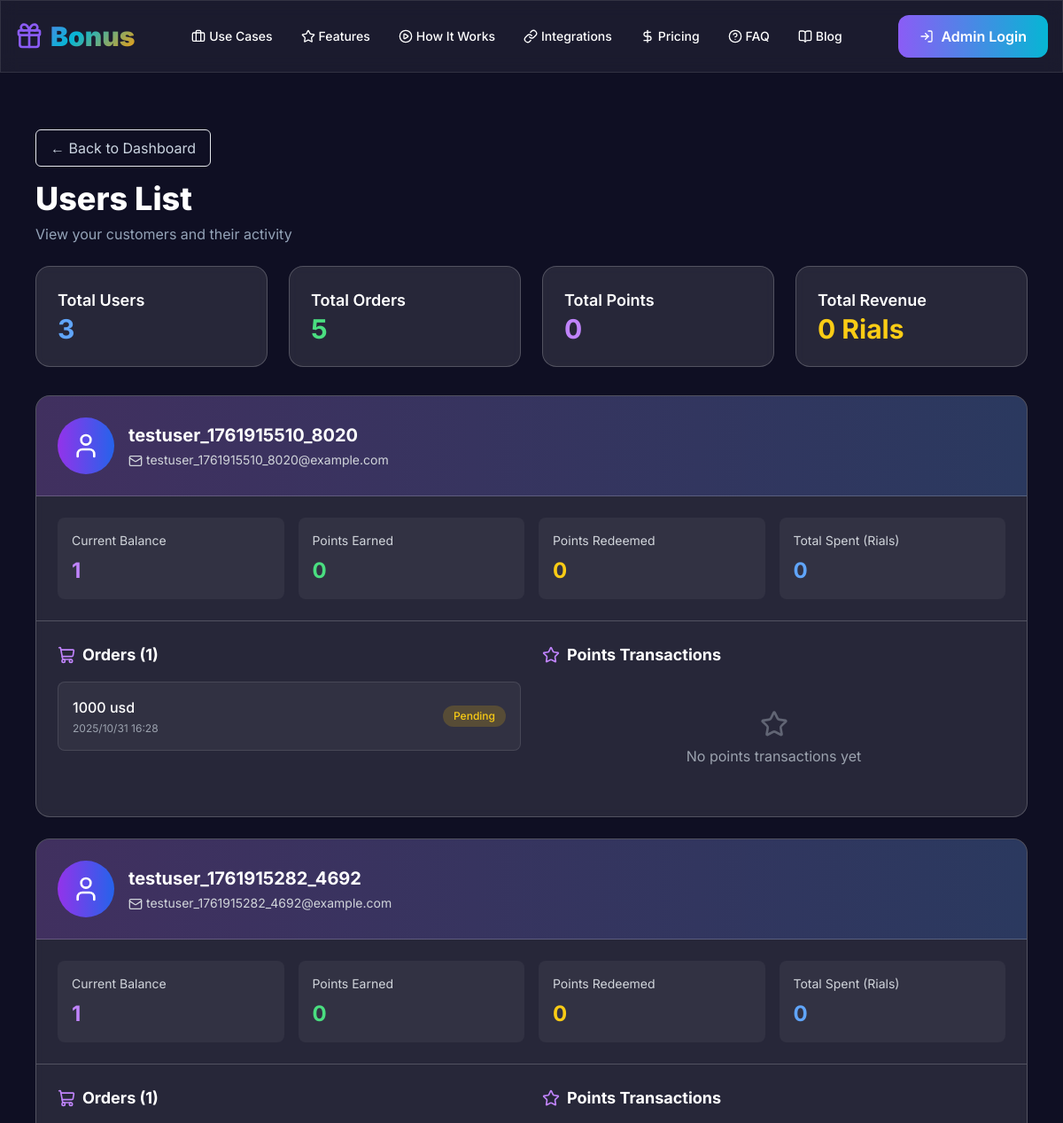
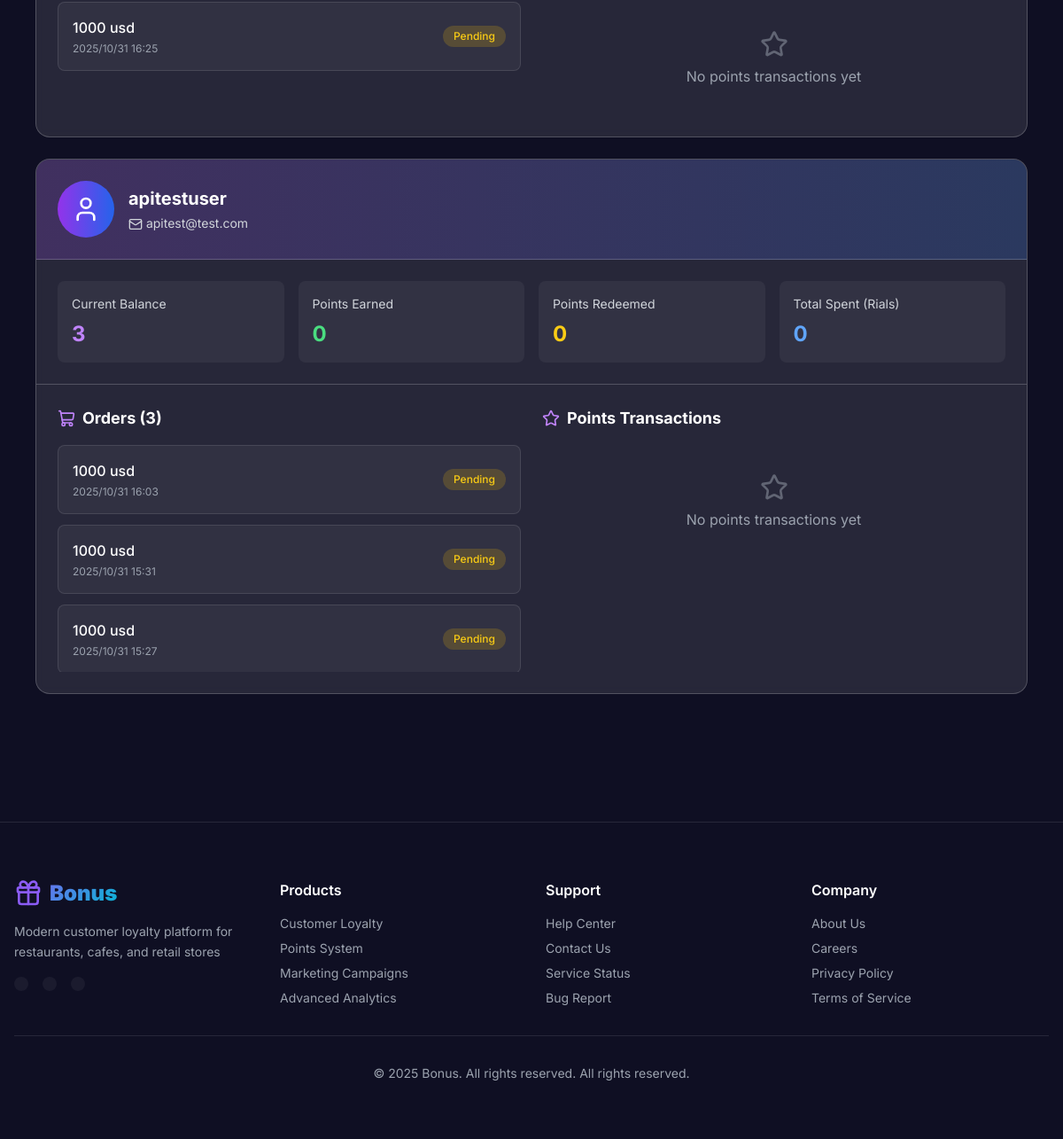
Page /partners/users/ (signed in) on the committed database (2 pictures, top to bottom).
### payments/models.py (models this page shows, shortened)
class Order(models.Model):
    class Status(models.TextChoices):
        PENDING = "pending", "Pending"
        PAID = "paid", "Paid"
        FAILED = "failed", "Failed"
    user = models.ForeignKey(User, on_delete=models.SET_NULL, null=True, blank=True)
    business = models.ForeignKey(Business, on_delete=models.CASCADE, related_name="orders")
    amount_cents = models.PositiveIntegerField()
    currency = models.CharField(max_length=8, default="USD")
    status = models.CharField(max_length=16, choices=Status.choices, default=Status.PENDING)
    external_id = models.CharField(max_length=128, blank=True)
    created_at = models.DateTimeField(auto_now_add=True)
    updated_at = models.DateTimeField(auto_now=True)

### partners/views.py (the view)
# urls.py: path("users/", views.users_list, name="users_list"),
@login_required
def users_list(request):
    business = _get_active_business(request)
    if not business:
        return render(request, 'partners/users_list.html', {
            'business': None,
            'customers': [],
            'message': 'No business found. Please register a business first.'
        })
    wallets = Wallet.objects.filter(business=business).select_related(
        'customer', 'customer__user', 'business'
    ).prefetch_related(
        'points_transactions'
    )
    customers_data = []
    for wallet in wallets:
        customer = wallet.customer
        user = customer.user
        orders = Order.objects.filter(
            business=business,
            user=user
        ).order_by('-created_at')
        points_transactions = PointsTransaction.objects.filter(
            wallet=wallet
        ).order_by('-created_at')
        total_points_earned = points_transactions.filter(points__gt=0).aggregate(
            total=Sum('points')
        )['total'] or 0
        total_points_redeemed = abs(points_transactions.filter(points__lt=0).aggregate(
            total=Sum('points')
        )['total'] or 0)
        total_spent = orders.filter(status=Order.Status.PAID).aggregate(
            total=Sum('amount_cents')
        )['total'] or 0
        customers_data.append({
            'customer': customer,
            'user': user,
            'wallet': wallet,
            'business': business,
            'orders': orders[:10],  # آخرین 10 خرید
            'total_orders': orders.count(),
            'points_transactions': points_transactions[:10],  # آخرین 10 تراکنش امتیاز
            'total_points_earned': total_points_earned,
            'total_points_redeemed': total_points_redeemed,
            'current_balance': wallet.stamp_count,
            'total_spent': total_spent,
            'last_order_date': orders.first().created_at if orders.exists() else None,
            'last_transaction_date': points_transactions.first().created_at if points_transactions.exists() else None,
        })
    customers_data.sort(key=lambda x: (
        x['last_transaction_date'] or timezone.now() - timezone.timedelta(days=365),
        x['last_order_date'] or timezone.now() - timezone.timedelta(days=365)
    ), reverse=True)
    total_orders_all = sum(c['total_orders'] for c in customers_data)
    total_points_earned_all = sum(c['total_points_earned'] for c in customers_data)
    total_spent_all = sum(c['total_spent'] for c in customers_data)
    return render(request, 'partners/users_list.html', {
        'business': business,
        'customers': customers_data,
        'total_orders_all': total_orders_all,
        'total_points_earned_all': total_points_earned_all,
        'total_spent_all': total_spent_all,
    })

### templates/partners/users_list.html (shortened to what this page needs)
{% extends 'base.html' %}
{% block content %}
<div class="max-w-6xl mx-auto px-4 py-16">
  <div class="mb-6">
    <a href="/partners/dashboard/" class="inline-flex items-center px-4 py-2 rounded-md border hover:bg-slate-100 hover:text-slate-900 transition text-slate-300 mb-4">← Back to Dashboard</a>
    <h1 class="text-4xl font-extrabold text-white">Users List</h1>
    <p class="mt-2 text-slate-400">View your customers and their activity</p>
  </div>
  {% if customers %}
  <div class="grid grid-cols-1 md:grid-cols-4 gap-6 mb-8">
    <div class="p-6 rounded-2xl border bg-white/10 backdrop-blur-sm border-white/20">
      <h3 class="text-lg font-semibold text-white">Total Users</h3>
      <p class="text-3xl font-bold text-blue-400">{{ customers|length }}</p>
    </div>
    <div class="p-6 rounded-2xl border bg-white/10 backdrop-blur-sm border-white/20">
      <h3 class="text-lg font-semibold text-white">Total Orders</h3>
      <p class="text-3xl font-bold text-green-400">{{ total_orders_all|default:0 }}</p>
    </div>
    <div class="p-6 rounded-2xl border bg-white/10 backdrop-blur-sm border-white/20">
      <h3 class="text-lg font-semibold text-white">Total Points</h3>
      <p class="text-3xl font-bold text-purple-400">{{ total_points_earned_all|default:0 }}</p>
    </div>
    <div class="p-6 rounded-2xl border bg-white/10 backdrop-blur-sm border-white/20">
      <h3 class="text-lg font-semibold text-white">Total Revenue</h3>
      <p class="text-3xl font-bold text-yellow-400">{{ total_spent_all|floatformat:0|default:0 }} Rials</p>
    </div>
  </div>
  <div class="space-y-6">
    {% for customer_data in customers %}
    <div class="bg-white/10 backdrop-blur-sm rounded-2xl border border-white/20 overflow-hidden">
      <div class="p-6 border-b border-white/20 bg-gradient-to-r from-purple-500/20 to-blue-500/20">
        <div class="flex items-center justify-between">
          <div class="flex items-center space-x-4">
            <div class="w-16 h-16 bg-gradient-to-r from-purple-600 to-blue-600 rounded-full flex items-center justify-center">
              <i data-lucide="user" class="w-8 h-8 text-white"></i>
            </div>
            <div>
              <h3 class="text-xl font-bold text-white">{{ customer_data.user.username }}</h3>
              <div class="flex items-center space-x-4 mt-1">
                <p class="text-gray-300 text-sm">
                  <i data-lucide="mail" class="w-4 h-4 inline"></i>
                  {{ customer_data.user.email|default:"No email" }}
                </p>
              </div>
            </div>
          </div>
        </div>
      </div>
      <div class="p-6 grid grid-cols-1 md:grid-cols-4 gap-4 border-b border-white/20">
        <div class="bg-white/5 rounded-lg p-4">
          <p class="text-gray-300 text-sm mb-2">Current Balance</p>
          <p class="text-2xl font-bold text-purple-400">{{ customer_data.current_balance }}</p>
        </div>
        <div class="bg-white/5 rounded-lg p-4">
          <p class="text-gray-300 text-sm mb-2">Points Earned</p>
          <p class="text-2xl font-bold text-green-400">{{ customer_data.total_points_earned }}</p>
        </div>
        <div class="bg-white/5 rounded-lg p-4">
          <p class="text-gray-300 text-sm mb-2">Points Redeemed</p>
          <p class="text-2xl font-bold text-yellow-400">{{ customer_data.total_points_redeemed }}</p>
        </div>
        <div class="bg-white/5 rounded-lg p-4">
          <p class="text-gray-300 text-sm mb-2">Total Spent (Rials)</p>
          <p class="text-2xl font-bold text-blue-400">{{ customer_data.total_spent|floatformat:0 }}</p>
        </div>
      </div>
      <div class="grid grid-cols-1 lg:grid-cols-2 gap-6 p-6">
        <div>
          <div class="flex items-center justify-between mb-4">
            <h4 class="text-lg font-bold text-white flex items-center">
              <i data-lucide="shopping-cart" class="w-5 h-5 mr-2 text-purple-400"></i>
              Orders ({{ customer_data.total_orders }})
            </h4>
          </div>
          <div class="space-y-3 max-h-64 overflow-y-auto">
            {% if customer_data.orders %}
              {% for order in customer_data.orders %}
              <div class="bg-white/5 rounded-lg p-4 border border-white/10">
                <div class="flex items-center justify-between">
                  <div>
                    <p class="text-white font-medium">{{ order.amount_cents|floatformat:0 }} {{ order.currency }}</p>
                    <p class="text-gray-400 text-xs mt-1">{{ order.created_at|date:"Y/m/d H:i" }}</p>
                  </div>
                  <span class="px-3 py-1 rounded-full text-xs font-medium
                      {% if order.status == 'paid' %}bg-green-500/20 text-green-400
                      {% elif order.status == 'pending' %}bg-yellow-500/20 text-yellow-400
                      {% else %}bg-red-500/20 text-red-400{% endif %}">
                      {{ order.get_status_display }}
                  </span>
                </div>
              </div>
              {% endfor %}
            {% else %}
              <div class="text-center py-8 text-gray-400">
                <i data-lucide="shopping-cart" class="w-8 h-8 mx-auto mb-2 opacity-50"></i>
                <p>No orders yet</p>
              </div>
            {% endif %}
          </div>
        </div>
        <div>
          <div class="flex items-center justify-between mb-4">
            <h4 class="text-lg font-bold text-white flex items-center">
              <i data-lucide="star" class="w-5 h-5 mr-2 text-purple-400"></i>
              Points Transactions
            </h4>
          </div>
          <div class="space-y-3 max-h-64 overflow-y-auto">
            {% if customer_data.points_transactions %}
              {% for transaction in customer_data.points_transactions %}
              <div class="bg-white/5 rounded-lg p-4 border border-white/10">
                <div class="flex items-center justify-between">
                  <div>
                    <p class="text-white font-medium flex items-center">
                      {% if transaction.points > 0 %}
                        <span class="text-green-400">+{{ transaction.points }}</span>
                        <i data-lucide="arrow-up-circle" class="w-4 h-4 mr-2 text-green-400"></i>
                      {% else %}
                        <span class="text-red-400">{{ transaction.points }}</span>
                        <i data-lucide="arrow-down-circle" class="w-4 h-4 mr-2 text-red-400"></i>
                      {% endif %}
                      <span class="text-gray-400 text-sm mr-2">points</span>
                    </p>
                    {% if transaction.note %}
                    <p class="text-gray-400 text-xs mt-1">{{ transaction.note }}</p>
                    {% endif %}
                    <p class="text-gray-400 text-xs mt-1">{{ transaction.created_at|date:"Y/m/d H:i" }}</p>
                  </div>
                </div>
              </div>
              {% endfor %}
            {% else %}
              <div class="text-center py-8 text-gray-400">
                <i data-lucide="star" class="w-8 h-8 mx-auto mb-2 opacity-50"></i>
                <p>No points transactions yet</p>
              </div>
            {% endif %}
          </div>
        </div>
      </div>
    </div>
    {% endfor %}
  </div>
  {% endif %}
</div>
{% endblock %}

### templates/base.html (shortened to what this page needs)
{% load i18n %}
<!DOCTYPE html>
<html lang="en" dir="ltr">
  <head>
    <script src="https://cdn.tailwindcss.com"></script>
  </head>
  <body class="bg-dark text-white scroll-smooth">
    <header class="sticky top-0 z-50 glass-effect border-b border-white/10">
      <div class="max-w-7xl mx-auto px-4 py-4 flex items-center justify-between">
        <a href="/" class="text-3xl font-black text-gradient flex items-center gap-2">
          <i data-lucide="gift" class="w-8 h-8 text-primary"></i>
          Bonus
        </a>
        <nav class="hidden lg:flex gap-8 text-sm font-medium">
          <a href="/use-cases/" class="hover:text-primary transition-colors duration-300 flex items-center gap-1">
            <i data-lucide="briefcase" class="w-4 h-4"></i>
            Use Cases
          </a>
          <a href="/features/" class="hover:text-primary transition-colors duration-300 flex items-center gap-1">
            <i data-lucide="star" class="w-4 h-4"></i>
            Features
          </a>
          <a href="/how-it-works/" class="hover:text-primary transition-colors duration-300 flex items-center gap-1">
            <i data-lucide="play-circle" class="w-4 h-4"></i>
            How It Works
          </a>
          <a href="/integrations/" class="hover:text-primary transition-colors duration-300 flex items-center gap-1">
            <i data-lucide="link" class="w-4 h-4"></i>
            Integrations
          </a>
          <a href="/pricing/" class="hover:text-primary transition-colors duration-300 flex items-center gap-1">
            <i data-lucide="dollar-sign" class="w-4 h-4"></i>
            Pricing
          </a>
          <a href="/faq/" class="hover:text-primary transition-colors duration-300 flex items-center gap-1">
            <i data-lucide="help-circle" class="w-4 h-4"></i>
            FAQ
          </a>
          <a href="/blog/" class="hover:text-primary transition-colors duration-300 flex items-center gap-1">
            <i data-lucide="book-open" class="w-4 h-4"></i>
            Blog
          </a>
        </nav>
        <div class="flex items-center gap-4">
          <a href="/partners/login/" class="px-6 py-3 rounded-xl bg-gradient-to-r from-primary to-secondary text-white font-semibold hover:shadow-lg hover:shadow-primary/25 transition-all duration-300 flex items-center gap-2">
            <i data-lucide="log-in" class="w-4 h-4"></i>
            Admin Login
          </a>
        </div>
      </div>
    </header>
    {% block content %}{% endblock %}
    <footer class="border-t border-white/10 mt-20 py-16">
      <div class="max-w-7xl mx-auto px-4">
        <div class="grid md:grid-cols-4 gap-8 mb-8">
          <div class="space-y-4">
            <div class="flex items-center gap-2 text-2xl font-black text-gradient">
              <i data-lucide="gift" class="w-8 h-8 text-primary"></i>
              Bonus
            </div>
            <p class="text-gray-400 text-sm leading-relaxed">
              Modern customer loyalty platform for restaurants, cafes, and retail stores
            </p>
            <div class="flex gap-4">
              <a href="#" class="p-2 rounded-lg bg-white/5 hover:bg-primary/20 transition-colors">
              </a>
              <a href="#" class="p-2 rounded-lg bg-white/5 hover:bg-primary/20 transition-colors">
              </a>
              <a href="#" class="p-2 rounded-lg bg-white/5 hover:bg-primary/20 transition-colors">
              </a>
            </div>
          </div>
          <div class="space-y-4">
            <h3 class="font-semibold text-white">Products</h3>
            <div class="space-y-2 text-sm text-gray-400">
              <a href="#" class="block hover:text-primary transition-colors">Customer Loyalty</a>
              <a href="#" class="block hover:text-primary transition-colors">Points System</a>
              <a href="#" class="block hover:text-primary transition-colors">Marketing Campaigns</a>
              <a href="#" class="block hover:text-primary transition-colors">Advanced Analytics</a>
            </div>
          </div>
          <div class="space-y-4">
            <h3 class="font-semibold text-white">Support</h3>
            <div class="space-y-2 text-sm text-gray-400">
              <a href="#" class="block hover:text-primary transition-colors">Help Center</a>
              <a href="#" class="block hover:text-primary transition-colors">Contact Us</a>
              <a href="#" class="block hover:text-primary transition-colors">Service Status</a>
              <a href="#" class="block hover:text-primary transition-colors">Bug Report</a>
            </div>
          </div>
          <div class="space-y-4">
            <h3 class="font-semibold text-white">Company</h3>
            <div class="space-y-2 text-sm text-gray-400">
              <a href="#" class="block hover:text-primary transition-colors">About Us</a>
              <a href="#" class="block hover:text-primary transition-colors">Careers</a>
              <a href="#" class="block hover:text-primary transition-colors">Privacy Policy</a>
              <a href="#" class="block hover:text-primary transition-colors">Terms of Service</a>
            </div>
          </div>
        </div>
        <div class="border-t border-white/10 pt-8 text-center text-sm text-gray-400">
          © {% now "Y" %} Bonus. {% trans "All rights reserved" %}. All rights reserved.
        </div>
      </div>
    </footer>
  </body>
  </html>

### rows in the picture
Order: amount_cents "1000", currency "usd", created_at "2025/10/31 16:28", status "Pending"
Order: amount_cents "1000", currency "usd", created_at "2025/10/31 16:25", status "Pending"
Order: amount_cents "1000", currency "usd", created_at "2025/10/31 16:03", status "Pending"
Order: amount_cents "1000", currency "usd", created_at "2025/10/31 15:31", status "Pending"
Order: amount_cents "1000", currency "usd", created_at "2025/10/31 15:27", status "Pending"

### other values in the picture
{{ customers|length }} "3"
{{ total_orders_all|default:0 }} "5"
{{ total_points_earned_all|default:0 }} "0"
{{ total_spent_all|floatformat:0|default:0 }} "0"
{{ customer_data.user.username }} "testuser_1761915510_8020" "testuser_1761915282_4692" "apitestuser"
{{ customer_data.user.email|default:"No email" }} "testuser_1761915510_8020@example.com" "testuser_1761915282_4692@example.com" "apitest@test.com"
{{ customer_data.current_balance }} "1" "1" "3"
{{ customer_data.total_points_earned }} "0" "0" "0"
{{ customer_data.total_points_redeemed }} "0" "0" "0"
{{ customer_data.total_spent|floatformat:0 }} "0" "0" "0"
{{ customer_data.total_orders }} "1" "1" "3"
